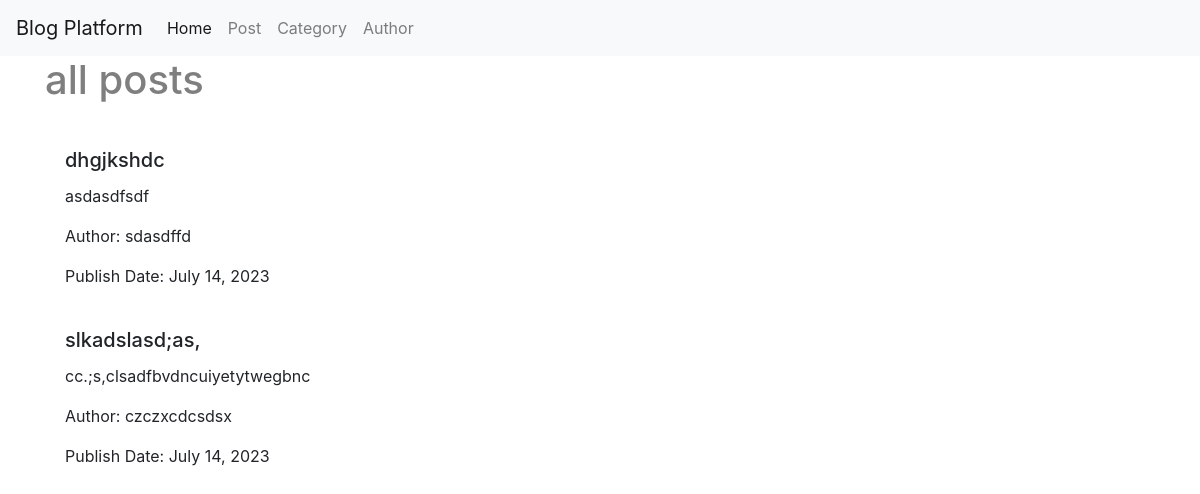
/posts/, run on an earlier commit of the app's database.
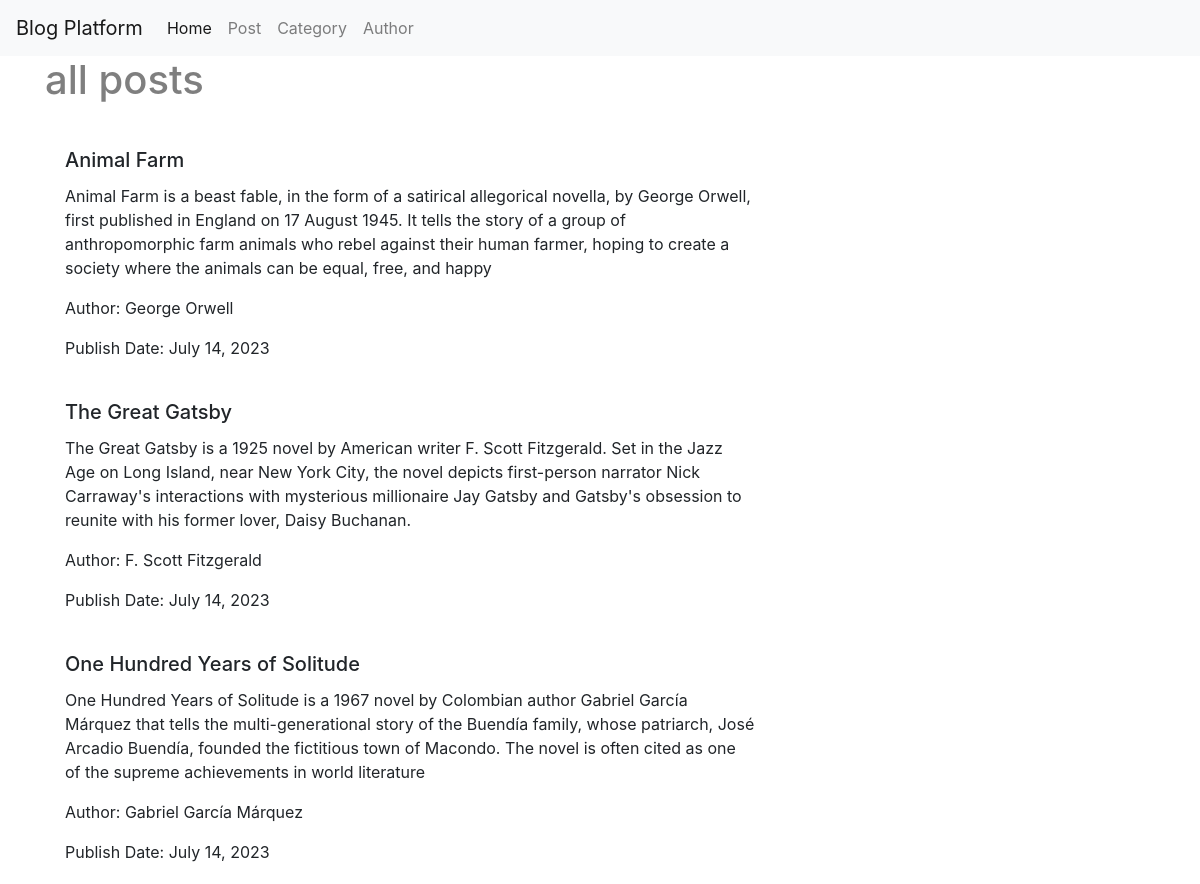
And on a later commit of the database.
### BlogApp/models.py (models this page shows, shortened)
class Post(models.Model):
    title = models.CharField(max_length=100)
    content = models.TextField()
    author = models.CharField(max_length=100)
    date = models.DateField(auto_now_add=True)

### BlogApp/views.py (the view)
# urls.py: path("posts/", views.view_post),
def view_post(request):
    posts = Post.objects.all()
    context = {"posts": posts}
    return render(request, "post.html", context)

### Template/post.html
{% extends 'base.html' %}
{% block content %}
    <div class="container">
        <h1 class="mb-4 text-black-50">all posts</h1>
        <div class="row">
            {% for post in posts %}
                <div class="col-md-8">
                <div class="card-body">
                        <h5 class="card-title">{{ post.title }}</h5>
                        <p class="card-text">{{ post.content }}</p>
                        <p class="card-text">Author: {{ post.author }}</p>
                        <p class="card-text">Publish Date: {{ post.date }}</p>
                    </div>
                </div>
            {% endfor %}
        </div>
    </div>
{% endblock %}

What changed in the data, as far as the page shows it:
removed Post: title "dhgjkshdc", content "asdasdfsdf", author "sdasdffd", date "July 14, 2023"
removed Post: title "slkadslasd;as,", content "cc.;s,clsadfbvdncuiyetytwegbnc", author "czczxcdcsdsx", date "July 14, 2023"
added Post: title "Animal Farm", content "Animal Farm is a beast fable, in the form of a satirical allegorical novella, by George Orwell, first published in England on 17 August 1945. It tells the story of a group of anthropomorphic farm animals who rebel against their human farmer, hoping to create a society where the animals can be equal, free, and happy", author "George Orwell", date "July 14, 2023"
added Post: title "The Great Gatsby", content "The Great Gatsby is a 1925 novel by American writer F. Scott Fitzgerald. Set in the Jazz Age on Long Island, near New York City, the novel depicts first-person narrator Nick Carraway's interactions with mysterious millionaire Jay Gatsby and Gatsby's obsession to reunite with his former lover, Daisy Buchanan.", author "F. Scott Fitzgerald", date "July 14, 2023"
added Post: title "One Hundred Years of Solitude", content "One Hundred Years of Solitude is a 1967 novel by Colombian author Gabriel García Márquez that tells the multi-generational story of the Buendía family, whose patriarch, José Arcadio Buendía, founded the fictitious town of Macondo. The novel is often cited as one of the supreme achievements in world literature", author "Gabriel García Márquez", date "July 14, 2023"
